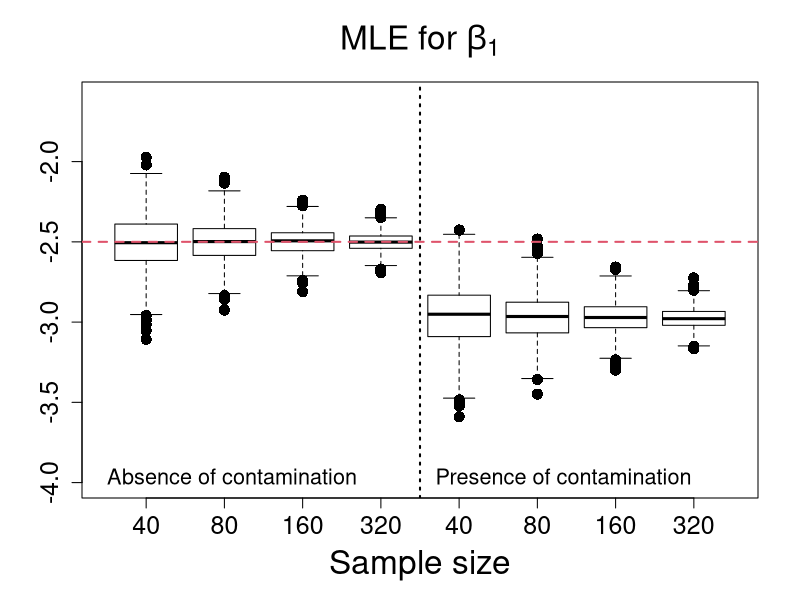
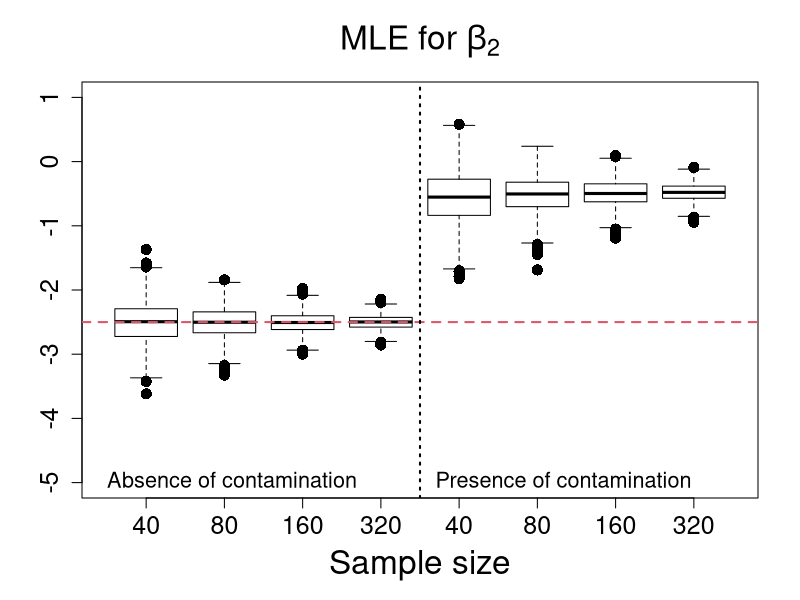
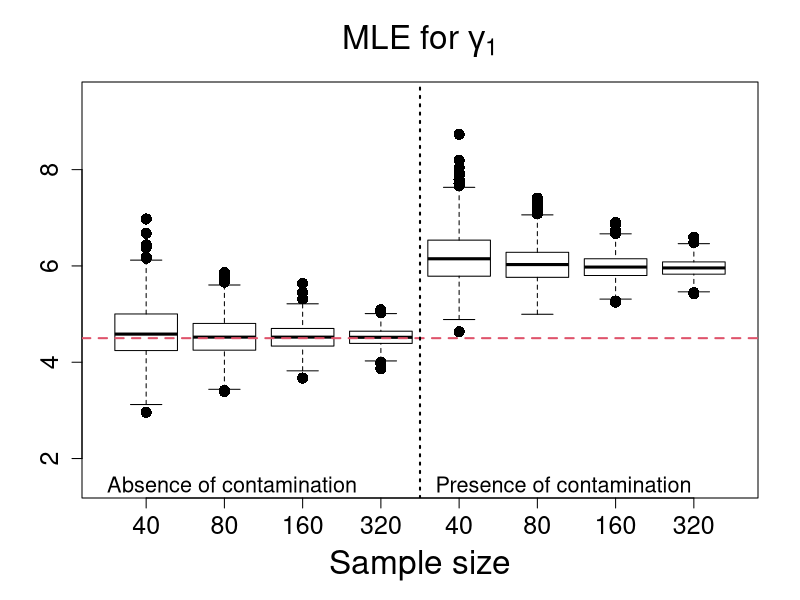
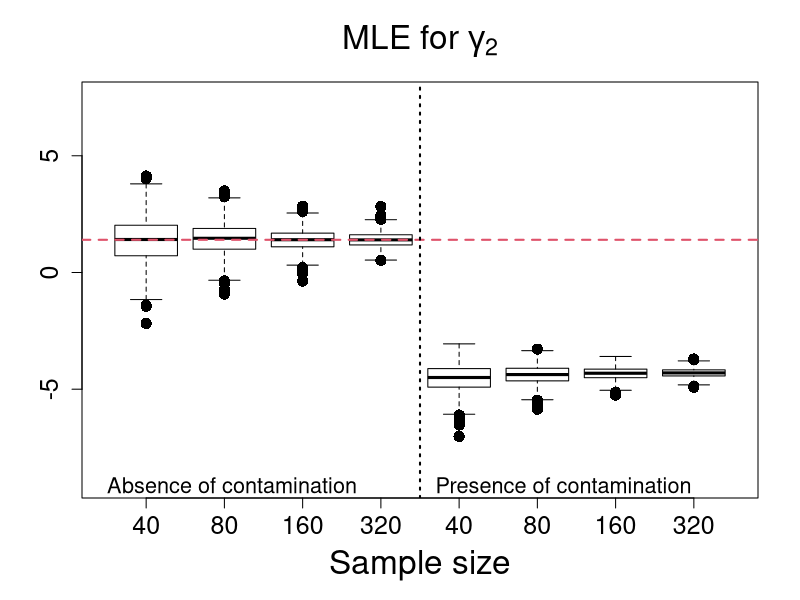
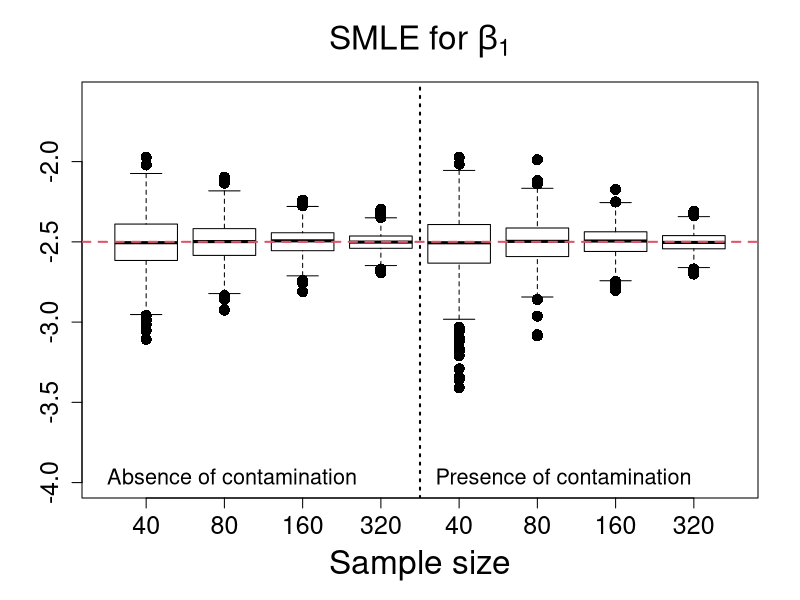
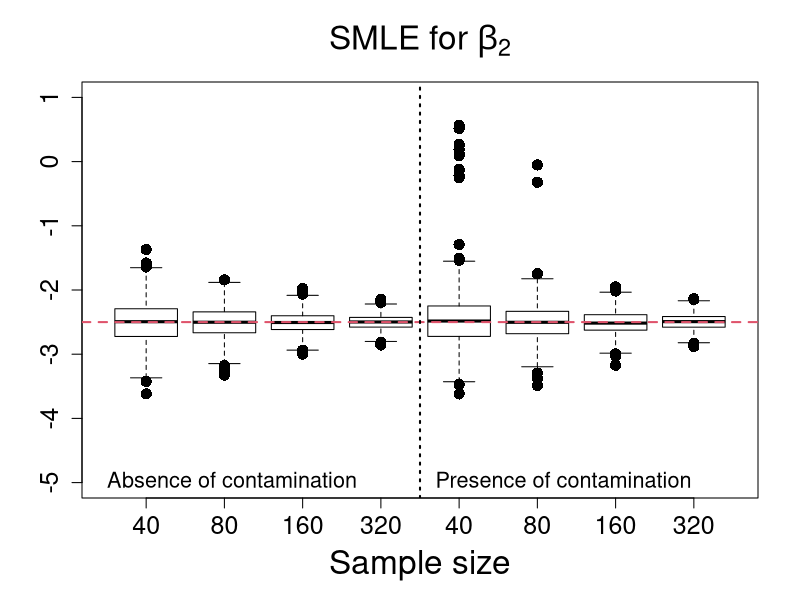
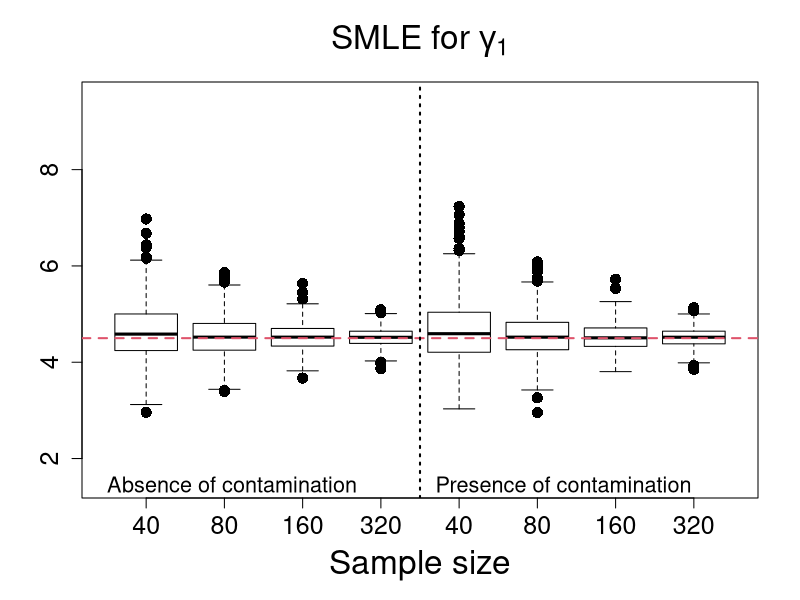
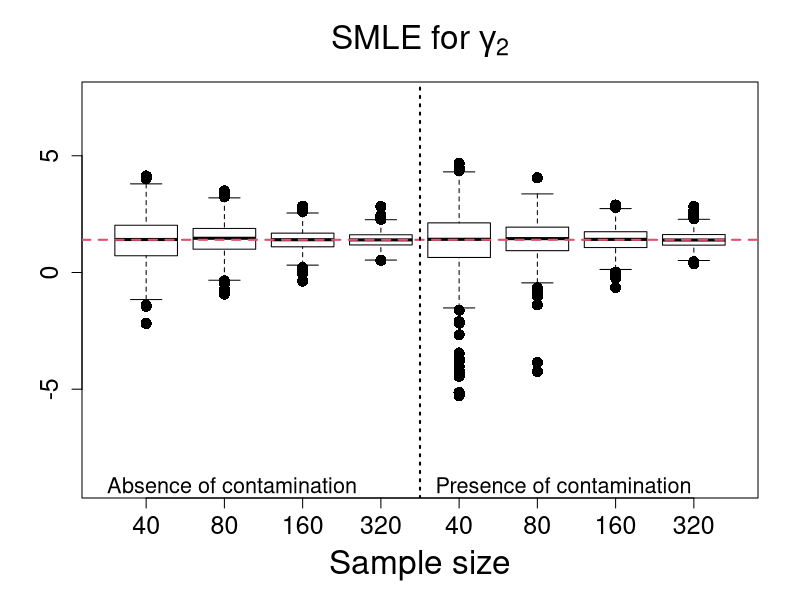

Generate these figures, in order, with R:
rm(list=ls())

data40 <- read.table("Estimates_Scenario4_n40.txt", h=T)
data80 <- read.table("Estimates_Scenario4_n80.txt", h=T)
data160 <- read.table("Estimates_Scenario4_n160.txt", h=T)
data320 <- read.table("Estimates_Scenario4_n320.txt", h=T)

#**************************MLE estimates******************************#
MLE_beta1_n40 <- data40$MLE_beta1; MLEC_beta1_n40 <- data40$MLE_C_beta1
MLE_beta2_n40 <- data40$MLE_beta2; MLEC_beta2_n40 <- data40$MLE_C_beta2
MLE_gama1_n40 <- data40$MLE_gama1; MLEC_gama1_n40 <- data40$MLE_C_gama1
MLE_gama2_n40 <- data40$MLE_gama2; MLEC_gama2_n40 <- data40$MLE_C_gama2

MLE_beta1_n80 <- data80$MLE_beta1; MLEC_beta1_n80 <- data80$MLE_C_beta1
MLE_beta2_n80 <- data80$MLE_beta2; MLEC_beta2_n80 <- data80$MLE_C_beta2
MLE_gama1_n80 <- data80$MLE_gama1; MLEC_gama1_n80 <- data80$MLE_C_gama1
MLE_gama2_n80 <- data80$MLE_gama2; MLEC_gama2_n80 <- data80$MLE_C_gama2

MLE_beta1_n160 <- data160$MLE_beta1; MLEC_beta1_n160 <- data160$MLE_C_beta1
MLE_beta2_n160 <- data160$MLE_beta2; MLEC_beta2_n160 <- data160$MLE_C_beta2
MLE_gama1_n160 <- data160$MLE_gama1; MLEC_gama1_n160 <- data160$MLE_C_gama1
MLE_gama2_n160 <- data160$MLE_gama2; MLEC_gama2_n160 <- data160$MLE_C_gama2

MLE_beta1_n320 <- data320$MLE_beta1; MLEC_beta1_n320 <- data320$MLE_C_beta1
MLE_beta2_n320 <- data320$MLE_beta2; MLEC_beta2_n320 <- data320$MLE_C_beta2
MLE_gama1_n320 <- data320$MLE_gama1; MLEC_gama1_n320 <- data320$MLE_C_gama1
MLE_gama2_n320 <- data320$MLE_gama2; MLEC_gama2_n320 <- data320$MLE_C_gama2

#**************************SMLE estimates******************************#
SMLE_beta1_n40 <- data40$SMLE_beta1; SMLEC_beta1_n40 <- data40$SMLE_C_beta1
SMLE_beta2_n40 <- data40$SMLE_beta2; SMLEC_beta2_n40 <- data40$SMLE_C_beta2
SMLE_gama1_n40 <- data40$SMLE_gama1; SMLEC_gama1_n40 <- data40$SMLE_C_gama1
SMLE_gama2_n40 <- data40$SMLE_gama2; SMLEC_gama2_n40 <- data40$SMLE_C_gama2

SMLE_beta1_n80 <- data80$SMLE_beta1; SMLEC_beta1_n80 <- data80$SMLE_C_beta1
SMLE_beta2_n80 <- data80$SMLE_beta2; SMLEC_beta2_n80 <- data80$SMLE_C_beta2
SMLE_gama1_n80 <- data80$SMLE_gama1; SMLEC_gama1_n80 <- data80$SMLE_C_gama1
SMLE_gama2_n80 <- data80$SMLE_gama2; SMLEC_gama2_n80 <- data80$SMLE_C_gama2

SMLE_beta1_n160 <- data160$SMLE_beta1; SMLEC_beta1_n160 <- data160$SMLE_C_beta1
SMLE_beta2_n160 <- data160$SMLE_beta2; SMLEC_beta2_n160 <- data160$SMLE_C_beta2
SMLE_gama1_n160 <- data160$SMLE_gama1; SMLEC_gama1_n160 <- data160$SMLE_C_gama1
SMLE_gama2_n160 <- data160$SMLE_gama2; SMLEC_gama2_n160 <- data160$SMLE_C_gama2

SMLE_beta1_n320 <- data320$SMLE_beta1; SMLEC_beta1_n320 <- data320$SMLE_C_beta1
SMLE_beta2_n320 <- data320$SMLE_beta2; SMLEC_beta2_n320 <- data320$SMLE_C_beta2
SMLE_gama1_n320 <- data320$SMLE_gama1; SMLEC_gama1_n320 <- data320$SMLE_C_gama1
SMLE_gama2_n320 <- data320$SMLE_gama2; SMLEC_gama2_n320 <- data320$SMLE_C_gama2

#**************************MDPDE estimates******************************#
MDPDE_beta1_n40 <- data40$MDPDE_beta1; MDPDEC_beta1_n40 <- data40$MDPDE_C_beta1
MDPDE_beta2_n40 <- data40$MDPDE_beta2; MDPDEC_beta2_n40 <- data40$MDPDE_C_beta2
MDPDE_gama1_n40 <- data40$MDPDE_gama1; MDPDEC_gama1_n40 <- data40$MDPDE_C_gama1
MDPDE_gama2_n40 <- data40$MDPDE_gama2; MDPDEC_gama2_n40 <- data40$MDPDE_C_gama2

MDPDE_beta1_n80 <- data80$MDPDE_beta1; MDPDEC_beta1_n80 <- data80$MDPDE_C_beta1
MDPDE_beta2_n80 <- data80$MDPDE_beta2; MDPDEC_beta2_n80 <- data80$MDPDE_C_beta2
MDPDE_gama1_n80 <- data80$MDPDE_gama1; MDPDEC_gama1_n80 <- data80$MDPDE_C_gama1
MDPDE_gama2_n80 <- data80$MDPDE_gama2; MDPDEC_gama2_n80 <- data80$MDPDE_C_gama2

MDPDE_beta1_n160 <- data160$MDPDE_beta1; MDPDEC_beta1_n160 <- data160$MDPDE_C_beta1
MDPDE_beta2_n160 <- data160$MDPDE_beta2; MDPDEC_beta2_n160 <- data160$MDPDE_C_beta2
MDPDE_gama1_n160 <- data160$MDPDE_gama1; MDPDEC_gama1_n160 <- data160$MDPDE_C_gama1
MDPDE_gama2_n160 <- data160$MDPDE_gama2; MDPDEC_gama2_n160 <- data160$MDPDE_C_gama2

MDPDE_beta1_n320 <- data320$MDPDE_beta1; MDPDEC_beta1_n320 <- data320$MDPDE_C_beta1
MDPDE_beta2_n320 <- data320$MDPDE_beta2; MDPDEC_beta2_n320 <- data320$MDPDE_C_beta2
MDPDE_gama1_n320 <- data320$MDPDE_gama1; MDPDEC_gama1_n320 <- data320$MDPDE_C_gama1
MDPDE_gama2_n320 <- data320$MDPDE_gama2; MDPDEC_gama2_n320 <- data320$MDPDE_C_gama2

#********************MLE estimates****************#

#********************MLE estimates of beta1****************#
boxplot(MLE_beta1_n40,MLE_beta1_n80,MLE_beta1_n160,MLE_beta1_n320,
MLEC_beta1_n40,MLEC_beta1_n80,MLEC_beta1_n160,MLEC_beta1_n320,
main=expression( paste("MLE for ", beta[1])),
xlab="Sample size",ylab="",names=c(40,80,160,320,40,80,160,320),outline=T,
ylim=c(-4.0,-1.6), cex=1.5,cex.lab=2.0,cex.axis=1.5,cex.main=2.0, pch=16, col = NULL)
abline(-2.5,0,col=2,lty=2,lwd=2)
abline(v=4.5,lty=3,lwd=2)
legend(0.0,-3.8,"Absence of contamination",bty="n",cex=1.3)
legend(4.2,-3.8,"Presence of contamination",bty="n",cex=1.3)

#********************MLE estimates of beta2****************#
boxplot(MLE_beta2_n40,MLE_beta2_n80,MLE_beta2_n160,MLE_beta2_n320,
MLEC_beta2_n40,MLEC_beta2_n80,MLEC_beta2_n160,MLEC_beta2_n320,
main=expression( paste("MLE for ", beta[2])),
xlab="Sample size",ylab="",names=c(40,80,160,320,40,80,160,320),outline=T,
ylim=c(-5.0,1.0), cex=1.5,cex.lab=2.0,cex.axis=1.5,cex.main=2.0, pch=16, col = NULL)
abline(-2.5,0,col=2,lty=2,lwd=2)
abline(v=4.5,lty=3,lwd=2)
legend(0.0,-4.55,"Absence of contamination",bty="n",cex=1.3)
legend(4.2,-4.55,"Presence of contamination",bty="n",cex=1.3)

#********************MLE estimates of gamma1****************#
boxplot(MLE_gama1_n40,MLE_gama1_n80,MLE_gama1_n160,MLE_gama1_n320,
MLEC_gama1_n40,MLEC_gama1_n80,MLEC_gama1_n160,MLEC_gama1_n320,
main=expression( paste("MLE for ", gamma[1])),
xlab="Sample size",ylab="",names=c(40,80,160,320,40,80,160,320),outline=T,
ylim=c(1.5,9.5), cex=1.5,cex.lab=2.0,cex.axis=1.5,cex.main=2.0, pch=16, col = NULL)
abline(4.5,0,col=2,lty=2,lwd=2)
abline(v=4.5,lty=3,lwd=2)
legend(0.0,2.0,"Absence of contamination",bty="n", cex=1.3)
legend(4.2,2.0,"Presence of contamination",bty="n", cex=1.3)

#********************MLE estimates of gamma2****************#
boxplot(MLE_gama2_n40,MLE_gama2_n80,MLE_gama2_n160,MLE_gama2_n320,
MLEC_gama2_n40,MLEC_gama2_n80,MLEC_gama2_n160,MLEC_gama2_n320,
main=expression( paste("MLE for ", gamma[2])),
xlab="Sample size",ylab="",names=c(40,80,160,320,40,80,160,320),outline=T,
ylim=c(-9.0,7.5), cex=1.5,cex.lab=2.0,cex.axis=1.5,cex.main=2.0, pch=16, col = NULL)
abline(1.4,0,col=2,lty=2,lwd=2)
abline(v=4.5,lty=3,lwd=2)
legend(0.0,-8.0,"Absence of contamination",bty="n", cex=1.3)
legend(4.2,-8.0,"Presence of contamination",bty="n", cex=1.3)

#********************SMLE estimates****************#

#********************SMLE estimates of beta1****************#
boxplot(SMLE_beta1_n40,SMLE_beta1_n80,SMLE_beta1_n160,SMLE_beta1_n320,
SMLEC_beta1_n40,SMLEC_beta1_n80,SMLEC_beta1_n160,SMLEC_beta1_n320,
main=expression( paste("SMLE for ", beta[1])),
xlab="Sample size",ylab="",names=c(40,80,160,320,40,80,160,320),outline=T,
ylim=c(-4.0,-1.6), cex=1.5,cex.lab=2.0,cex.axis=1.5,cex.main=2.0, pch=16, col = NULL)
abline(-2.5,0,col=2,lty=2,lwd=2)
abline(v=4.5,lty=3,lwd=2)
legend(0.0,-3.8,"Absence of contamination",bty="n",cex=1.3)
legend(4.2,-3.8,"Presence of contamination",bty="n",cex=1.3)

#********************SMLE estimates of beta2****************#
boxplot(SMLE_beta2_n40,SMLE_beta2_n80,SMLE_beta2_n160,SMLE_beta2_n320,
SMLEC_beta2_n40,SMLEC_beta2_n80,SMLEC_beta2_n160,SMLEC_beta2_n320,
main=expression( paste("SMLE for ", beta[2])),
xlab="Sample size",ylab="",names=c(40,80,160,320,40,80,160,320),outline=T,
ylim=c(-5.0,1.0), cex=1.5,cex.lab=2.0,cex.axis=1.5,cex.main=2.0, pch=16, col = NULL)
abline(-2.5,0,col=2,lty=2,lwd=2)
abline(v=4.5,lty=3,lwd=2)
legend(0.0,-4.55,"Absence of contamination",bty="n",cex=1.3)
legend(4.2,-4.55,"Presence of contamination",bty="n",cex=1.3)

#********************SMLE estimates of gamma1****************#
boxplot(SMLE_gama1_n40,SMLE_gama1_n80,SMLE_gama1_n160,SMLE_gama1_n320,
SMLEC_gama1_n40,SMLEC_gama1_n80,SMLEC_gama1_n160,SMLEC_gama1_n320,
main=expression( paste("SMLE for ", gamma[1])),
xlab="Sample size",ylab="",names=c(40,80,160,320,40,80,160,320),outline=T,
ylim=c(1.5,9.5), cex=1.5,cex.lab=2.0,cex.axis=1.5,cex.main=2.0, pch=16, col = NULL)
abline(4.5,0,col=2,lty=2,lwd=2)
abline(v=4.5,lty=3,lwd=2)
legend(0.0,2.0,"Absence of contamination",bty="n", cex=1.3)
legend(4.2,2.0,"Presence of contamination",bty="n", cex=1.3)

#********************SMLE estimates of gamma2****************#
boxplot(SMLE_gama2_n40,SMLE_gama2_n80,SMLE_gama2_n160,SMLE_gama2_n320,
SMLEC_gama2_n40,SMLEC_gama2_n80,SMLEC_gama2_n160,SMLEC_gama2_n320,
main=expression( paste("SMLE for ", gamma[2])),
xlab="Sample size",ylab="",names=c(40,80,160,320,40,80,160,320),outline=T,
ylim=c(-9.0,7.5), cex=1.5,cex.lab=2.0,cex.axis=1.5,cex.main=2.0, pch=16, col = NULL)
abline(1.4,0,col=2,lty=2,lwd=2)
abline(v=4.5,lty=3,lwd=2)
legend(0.0,-8.0,"Absence of contamination",bty="n", cex=1.3)
legend(4.2,-8.0,"Presence of contamination",bty="n", cex=1.3)

#********************MDPDE estimates****************#

#********************MDPDE estimates of beta1****************#
boxplot(MDPDE_beta1_n40,MDPDE_beta1_n80,MDPDE_beta1_n160,MDPDE_beta1_n320,
MDPDEC_beta1_n40,MDPDEC_beta1_n80,MDPDEC_beta1_n160,MDPDEC_beta1_n320,
main=expression( paste("MDPDE for ", beta[1])),
xlab="Sample size",ylab="",names=c(40,80,160,320,40,80,160,320),outline=T,
ylim=c(-4.0,-1.6), cex=1.5,cex.lab=2.0,cex.axis=1.5,cex.main=2.0, pch=16, col = NULL)
abline(-2.5,0,col=2,lty=2,lwd=2)
abline(v=4.5,lty=3,lwd=2)
legend(0.0,-3.8,"Absence of contamination",bty="n",cex=1.3)
legend(4.2,-3.8,"Presence of contamination",bty="n",cex=1.3)

#********************MDPDE estimates of beta2****************#
boxplot(MDPDE_beta2_n40,MDPDE_beta2_n80,MDPDE_beta2_n160,MDPDE_beta2_n320,
MDPDEC_beta2_n40,MDPDEC_beta2_n80,MDPDEC_beta2_n160,MDPDEC_beta2_n320,
main=expression( paste("MDPDE for ", beta[2])),
xlab="Sample size",ylab="",names=c(40,80,160,320,40,80,160,320),outline=T,
ylim=c(-5.0,1.0), cex=1.5,cex.lab=2.0,cex.axis=1.5,cex.main=2.0, pch=16, col = NULL)
abline(-2.5,0,col=2,lty=2,lwd=2)
abline(v=4.5,lty=3,lwd=2)
legend(0.0,-4.55,"Absence of contamination",bty="n",cex=1.3)
legend(4.2,-4.55,"Presence of contamination",bty="n",cex=1.3)

#********************MDPDE estimates of gamma1****************#
boxplot(MDPDE_gama1_n40,MDPDE_gama1_n80,MDPDE_gama1_n160,MDPDE_gama1_n320,
MDPDEC_gama1_n40,MDPDEC_gama1_n80,MDPDEC_gama1_n160,MDPDEC_gama1_n320,
main=expression( paste("MDPDE for ", gamma[1])),
xlab="Sample size",ylab="",names=c(40,80,160,320,40,80,160,320),outline=T,
ylim=c(1.5,9.5), cex=1.5,cex.lab=2.0,cex.axis=1.5,cex.main=2.0, pch=16, col = NULL)
abline(4.5,0,col=2,lty=2,lwd=2)
abline(v=4.5,lty=3,lwd=2)
legend(0.0,2.0,"Absence of contamination",bty="n", cex=1.3)
legend(4.2,2.0,"Presence of contamination",bty="n", cex=1.3)

#********************MDPDE estimates of gamma2****************#
boxplot(MDPDE_gama2_n40,MDPDE_gama2_n80,MDPDE_gama2_n160,MDPDE_gama2_n320,
MDPDEC_gama2_n40,MDPDEC_gama2_n80,MDPDEC_gama2_n160,MDPDEC_gama2_n320,
main=expression( paste("MDPDE for ", gamma[2])),
xlab="Sample size",ylab="",names=c(40,80,160,320,40,80,160,320),outline=T,
ylim=c(-9.0,7.5), cex=1.5,cex.lab=2.0,cex.axis=1.5,cex.main=2.0, pch=16, col = NULL)
abline(1.4,0,col=2,lty=2,lwd=2)
abline(v=4.5,lty=3,lwd=2)
legend(0.0,-8.0,"Absence of contamination",bty="n", cex=1.3)
legend(4.2,-8.0,"Presence of contamination",bty="n", cex=1.3)











